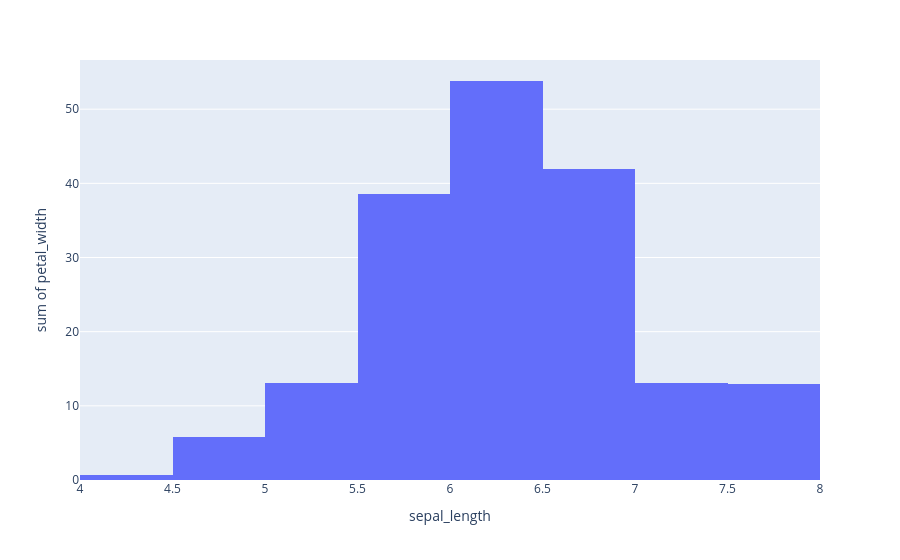

Notebook source saved alongside this figure:
### Code cell
df = px.data.iris() 
 
# plotting the histogram
fig = px.histogram(df, x="sepal_length", y="petal_width") 
 
# showing the plot
fig.show()

### Figure 1 — Plotly figure (JSON) as saved in the notebook; plotly's stock layout.template omitted (floating-point values rounded to 4 significant figures; data arrays with more than 128 entries replaced by an {"elided": "..."} marker saying what was removed)
{"data": [{"bingroup": "x", "histfunc": "sum", "hovertemplate": "sepal_length=%{x}<br>sum of petal_width=%{y}<extra></extra>", "legendgroup": "", "marker": {"color": "#636efa", "pattern": {"shape": ""}}, "name": "", "orientation": "v", "showlegend": false, "type": "histogram", "x": {"elided": "150 float values"}, "xaxis": "x", "y": {"elided": "150 float values"}, "yaxis": "y"}], "layout": {"barmode": "relative", "legend": {"tracegroupgap": 0}, "margin": {"t": 60}, "xaxis": {"anchor": "y", "domain": [0, 1], "title": {"text": "sepal_length"}}, "yaxis": {"anchor": "x", "domain": [0, 1], "title": {"text": "sum of petal_width"}}}}
